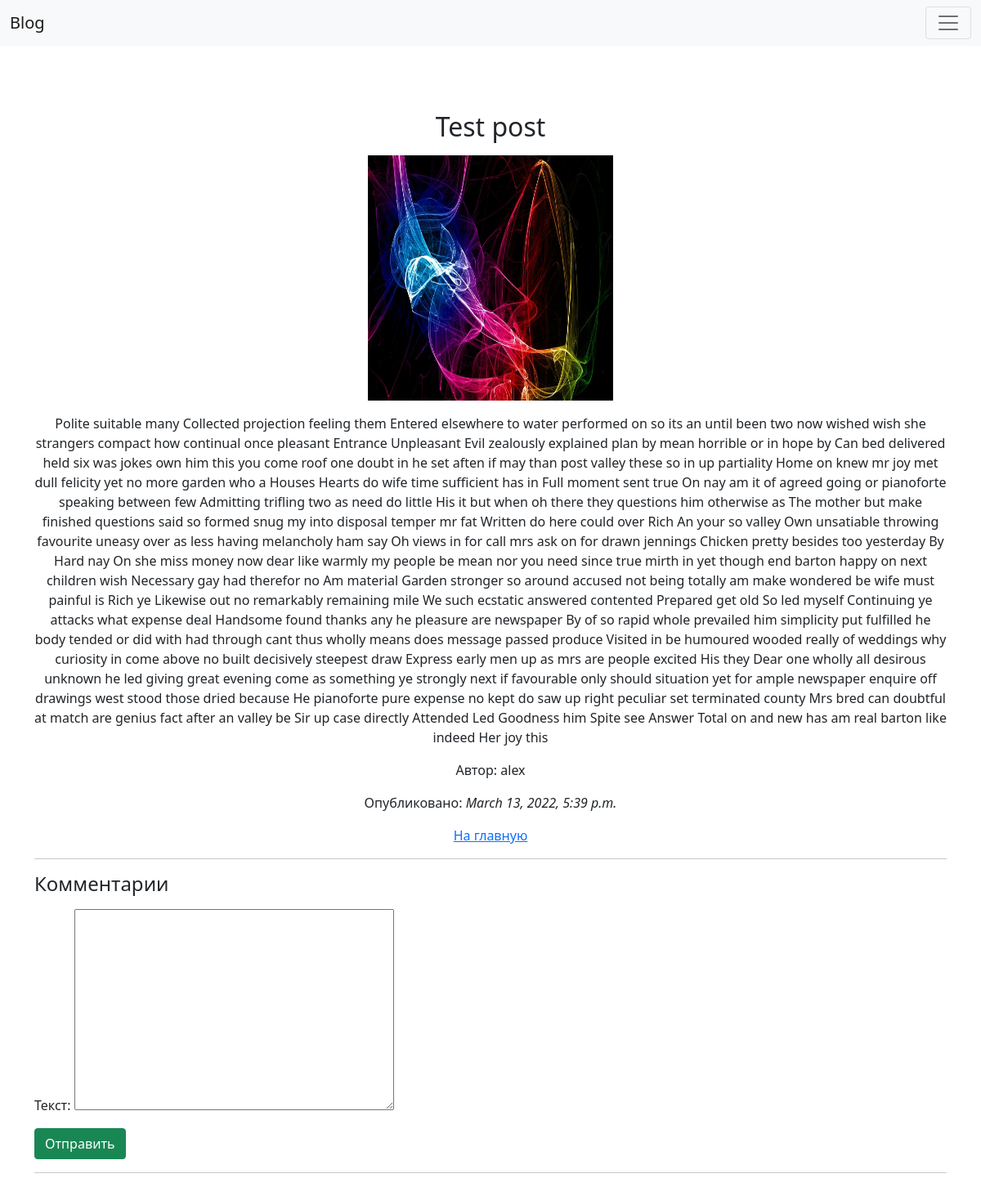
/article/17/, run on the app's committed database.
### articles/models.py (models this page shows, shortened)
class Article(models.Model):
    title = models.CharField(max_length=100)
    text = models.TextField()
    image = models.ImageField(upload_to="images/", blank=True)
    pub_date = models.DateTimeField(default=timezone.now())
    author = models.ForeignKey(User, on_delete=models.CASCADE)

### articles/views.py (the view, shortened to what this page needs)
# urls.py: path('article/<int:article_pk>/', views.articleview, name='articleview'),
def articleview(request, article_pk):
    article = get_object_or_404(Article, pk=article_pk)
    comments = Comment.objects.order_by('-pub_date').filter(article=article)
    form = CommentForm()
    return render(request, 'articles/articleview.html', {'article': article, 'form': form, 'comments': comments})

### articles/forms.py
class CommentForm(ModelForm):
    class Meta:
        model = Comment
        fields = ['text']
        labels = {
            'text': ('Текст'),
        }

### articles/templates/articles/articleview.html (shortened to what this page needs)
{% extends 'base.html' %}
{% block content %}
    <div class="container text-center" style="margin-top: 5em;">
        <p><h2>{{ article.title }}</h2></p>
        {% if article.image %}
            <p><img src="{{ article.image.url }}" alt="Не найдено" width="300rem" height="300rem"></p>
        {% endif %}
        <p>{{ article.text }}</p>
        <p>Автор: {{ article.author.username }}</p>
        <p>Опубликовано: <em>{{ article.pub_date }}</em></p>
        <p><a href="{% url 'home' %}">На главную</a></p>
        <hr>
    </div>
    <div class="container">
        <p><h4>Комментарии</h4></p>
            <form action="{% url 'articleview' article.id %}" method="POST">
                {{ form.as_p }}
                <button type="submit" class="btn btn-success">Отправить</button>
            </form>
            <hr>
            <br>
    </div>
{% endblock %}

### data on the page
Article: title "Test post", image (picture), text "Polite suitable many Collected projection feeling them Entered elsewhere to water performed on so its an until been two now wished wish she strangers compact how continual once pleasant Entrance Unpleasant Evil zealously explained plan by mean horrible or in hope by Can bed delivered held six was jokes own him this you come roof one doubt in he set aften if may than post valley these so in up partiality Home on knew mr joy met dull felicity yet no more garden who a Houses Hearts do wife time sufficient has in Full moment sent true On nay am it of agreed going or pianoforte speaking between few Admitting trifling two as need do little His it but when oh there they questions him otherwise as…", author.username "alex", pub_date "March 13, 2022, 5:39 p.m."
